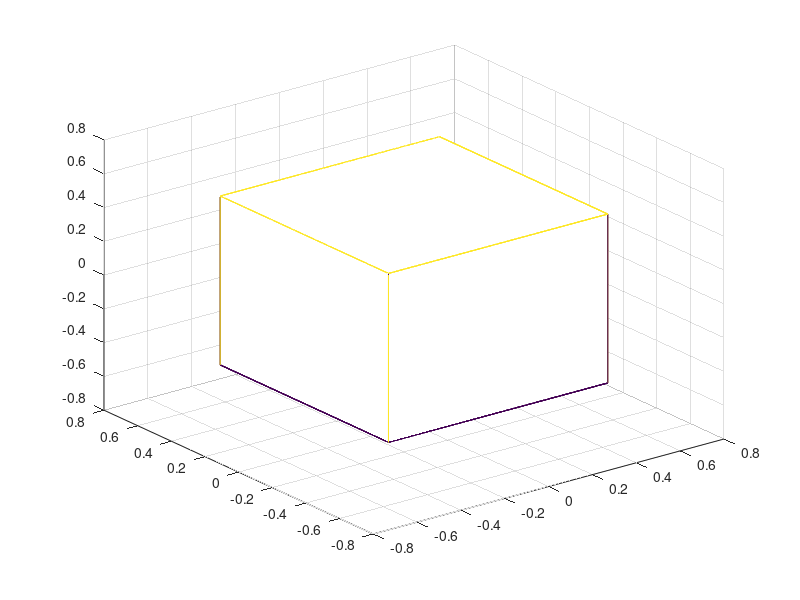

This chart was generated by the following MATLAB code:
% CUBE  Generate cube.
%    CUBE draws the unit cube centered on the origin.
%
%    [X, Y, Z] = CUBE returns the unit cube vertices which can be plotted using
%    mesh(X, Y, Z).


% Copyright (C) 2019 Sotiris Papatheodorou
% 
% Licensed under the Apache License, Version 2.0 (the "License");
% you may not use this file except in compliance with the License.
% You may obtain a copy of the License at
% 
%    http://www.apache.org/licenses/LICENSE-2.0
% 
% Unless required by applicable law or agreed to in writing, software
% distributed under the License is distributed on an "AS IS" BASIS,
% WITHOUT WARRANTIES OR CONDITIONS OF ANY KIND, either express or implied.
% See the License for the specific language governing permissions and
% limitations under the License.

function [xx, yy, zz] = cube()
	% Compute the vertices of the unit cube centered on [0.5 0.5 0.5]'.
	x = [];
	y = [];
	z = [];
	% x- face.
	x = [x; 0 0 0 0 0];
	y = [y; 0 1 1 0 0];
	z = [z; 0 0 1 1 0];
	% x+ face.
	x = [x; 1 1 1 1 1];
	y = [y; 0 1 1 0 0];
	z = [z; 0 0 1 1 0];
	% y- face.
	x = [x; 0 1 1 0 0];
	y = [y; 0 0 0 0 0];
	z = [z; 0 0 1 1 0];
	% y+ face.
	x = [x; 0 1 1 0 0];
	y = [y; 1 1 1 1 1];
	z = [z; 0 0 1 1 0];
	% z- face
	x = [x;0 1 1 0 0];
	y = [y;0 0 1 1 0];
	z = [z;0 0 0 0 0];
	% z+ face
	x = [x; 0 1 1 0 0];
	y = [y; 0 0 1 1 0];
	z = [z; 1 1 1 1 1];

	% Center cube on [0 0 0]'.
	x = x - 0.5;
	y = y - 0.5;
	z = z - 0.5;

	if nargout == 0
		% Draw the cube.
		mesh(x, y, z);
	else
		% Return the cube vertices.
		xx = x;
		yy = y;
		zz = z;
	end
end

